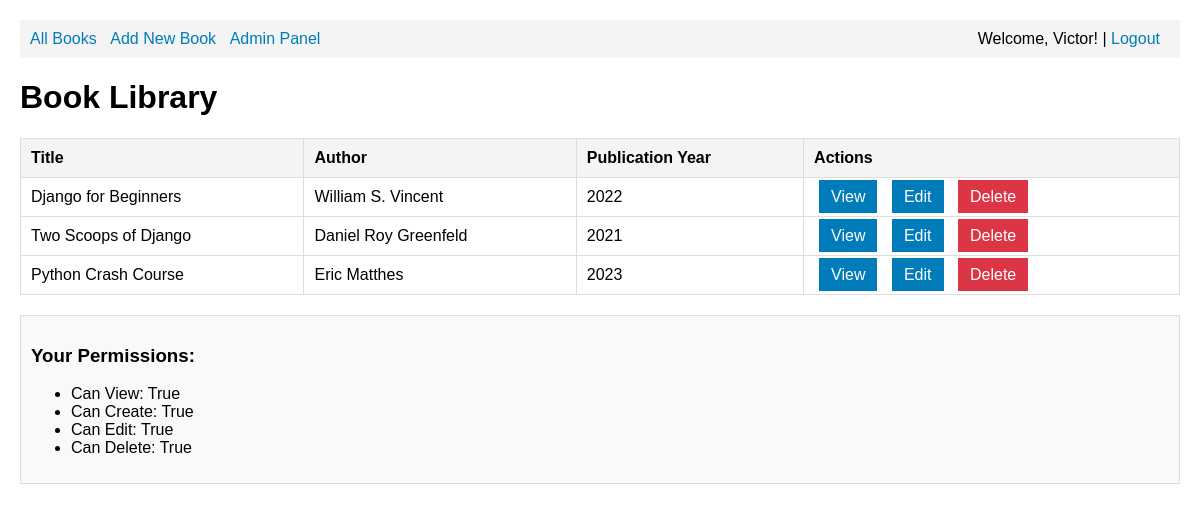
Page /bookshelf/books/ (signed in) on the committed database.
### bookshelf/models.py (models this page shows, shortened)
class CustomUser(AbstractUser):
    date_of_birth = models.DateField(null=True, blank=True)
    profile_photo = models.ImageField(upload_to='profile_photos/', null=True, blank=True)
    objects = CustomUserManager()

class Book(models.Model):
    title = models.CharField(max_length=200)
    author = models.CharField(max_length=100)
    publication_year = models.IntegerField()
    class Meta:
        permissions = [
            ("can_view", "Can view book"),
            ("can_create", "Can create book"),
            ("can_edit", "Can edit book"),
            ("can_delete", "Can delete book"),
        ]

### bookshelf/views.py (the view)
# urls.py: path('books/', views.book_list, name='book_list'),
@permission_required('bookshelf.can_view', raise_exception=True)
def book_list(request):
    books = Book.objects.all()
    return render(request, 'bookshelf/book_list.html', {'books': books})

### bookshelf/templates/bookshelf/book_list.html
{% extends 'bookshelf/base.html' %}
{% block content %}
<h1>Book Library</h1>
{% if books %}
    <table>
        <thead>
            <tr>
                <th>Title</th>
                <th>Author</th>
                <th>Publication Year</th>
                <th>Actions</th>
            </tr>
        </thead>
        <tbody>
            {% for book in books %}
            <tr>
                <td>{{ book.title }}</td>
                <td>{{ book.author }}</td>
                <td>{{ book.publication_year }}</td>
                <td>
                    {% if perms.bookshelf.can_view %}
                        <a href="{% url 'book_detail' book.pk %}" class="btn">View</a>
                    {% endif %}
                    {% if perms.bookshelf.can_edit %}
                        <a href="{% url 'book_edit' book.pk %}" class="btn">Edit</a>
                    {% endif %}
                    {% if perms.bookshelf.can_delete %}
                        <a href="{% url 'book_delete' book.pk %}" class="btn btn-danger">Delete</a>
                    {% endif %}
                </td>
            </tr>
            {% endfor %}
        </tbody>
    </table>
{% else %}
    <p>No books available in the library.</p>
    {% if perms.bookshelf.can_create %}
        <p><a href="{% url 'book_create' %}" class="btn">Add the first book</a></p>
    {% endif %}
{% endif %}
<div style="margin-top: 20px; padding: 10px; background: #f9f9f9; border: 1px solid #ddd;">
    <h3>Your Permissions:</h3>
    <ul>
        <li>Can View: {{ perms.bookshelf.can_view }}</li>
        <li>Can Create: {{ perms.bookshelf.can_create }}</li>
        <li>Can Edit: {{ perms.bookshelf.can_edit }}</li>
        <li>Can Delete: {{ perms.bookshelf.can_delete }}</li>
    </ul>
</div>
{% endblock %}

### bookshelf/templates/bookshelf/base.html (shortened to what this page needs)
<!DOCTYPE html>
<html lang="en">
<head>
</head>
<body>
    <div class="nav">
        <a href="{% url 'book_list' %}">All Books</a>
        {% if perms.bookshelf.can_create %}
            <a href="{% url 'book_create' %}">Add New Book</a>
        {% endif %}
        <a href="/admin/">Admin Panel</a>
        {% if user.is_authenticated %}
            <span style="float: right;">Welcome, {{ user.username }}! | <a href="/admin/logout/">Logout</a></span>
        {% else %}
            <span style="float: right;"><a href="/admin/login/">Login</a></span>
        {% endif %}
    </div>
    {% block content %}
    {% endblock %}
</body>
</html>

### bookshelf/templates/bookshelf/base.html (style rules this page uses)
body { font-family: Arial, sans-serif; margin: 20px; }
.nav { background: #f4f4f4; padding: 10px; margin-bottom: 20px; }
.nav a { margin-right: 10px; text-decoration: none; color: #007cba; }
.btn { padding: 8px 12px; margin: 5px; text-decoration: none; background: #007cba; color: white; border: none; cursor: pointer; }
.btn-danger { background: #dc3545; }
table { width: 100%; border-collapse: collapse; }
th, td { padding: 10px; border: 1px solid #ddd; text-align: left; }
th { background-color: #f4f4f4; }

### rows in the picture
CustomUser: username "Victor", bookshelf.can_view "True", bookshelf.can_create "True", bookshelf.can_edit "True", bookshelf.can_delete "True"
Book: title "Django for Beginners", author "William S. Vincent", publication_year "2022"
Book: title "Two Scoops of Django", author "Daniel Roy Greenfeld", publication_year "2021"
Book: title "Python Crash Course", author "Eric Matthes", publication_year "2023"
